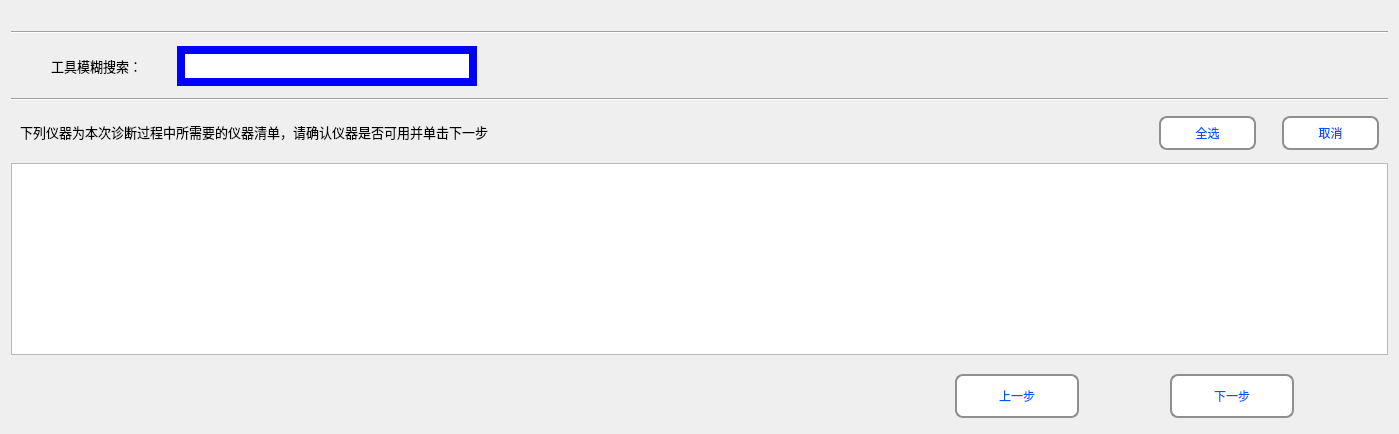
      <widget class="QWidget" name="page_main_select_tool">
       <property name="styleSheet">
        <string notr="true">QWidget#page_main_select_tool{
border-image: url(:/new/prefix1/Diagnosis_Image/BG_new.png);
}

</string>
       </property>
       <layout class="QVBoxLayout" name="verticalLayout_3">
        <item>
         <spacer name="horizontalSpacer_27">
          <property name="orientation">
           <enum>Qt::Horizontal</enum>
          </property>
          <property name="sizeHint" stdset="0">
           <size>
            <width>40</width>
            <height>20</height>
           </size>
          </property>
         </spacer>
        </item>
        <item>
         <widget class="Line" name="line_select_tool_1">
          <property name="orientation">
           <enum>Qt::Horizontal</enum>
          </property>
         </widget>
        </item>
        <item>
         <widget class="QWidget" name="widget_select_tool_1" native="true">
          <property name="maximumSize">
           <size>
            <width>16777215</width>
            <height>60</height>
           </size>
          </property>
          <layout class="QHBoxLayout" name="horizontalLayout_8">
           <property name="leftMargin">
            <number>40</number>
           </property>
           <property name="topMargin">
            <number>6</number>
           </property>
           <property name="rightMargin">
            <number>11</number>
           </property>
           <property name="bottomMargin">
            <number>6</number>
           </property>
           <item>
            <widget class="QLabel" name="label_tool_serch">
             <property name="minimumSize">
              <size>
               <width>120</width>
               <height>40</height>
              </size>
             </property>
             <property name="maximumSize">
              <size>
               <width>120</width>
               <height>40</height>
              </size>
             </property>
             <property name="font">
              <font>
               <family>微软雅黑</family>
               <pointsize>10</pointsize>
              </font>
             </property>
             <property name="text">
              <string>工具模糊搜索：</string>
             </property>
            </widget>
           </item>
           <item>
            <widget class="QLineEdit" name="lineEdit_tool_serch">
             <property name="minimumSize">
              <size>
               <width>300</width>
               <height>40</height>
              </size>
             </property>
             <property name="maximumSize">
              <size>
               <width>300</width>
               <height>16777215</height>
              </size>
             </property>
             <property name="styleSheet">
              <string notr="true">QLineEdit#lineEdit_tool_serch{
    border: 8px solid blue;
	border-image: url(:/new/prefix1/Diagnosis_Image/Search_input.png);}
</string>
             </property>
            </widget>
           </item>
           <item>
            <widget class="QPushButton" name="btn_tool_serch">
             <property name="minimumSize">
              <size>
               <width>40</width>
               <height>40</height>
              </size>
             </property>
             <property name="maximumSize">
              <size>
               <width>40</width>
               <height>40</height>
              </size>
             </property>
             <property name="styleSheet">
              <string notr="true">border-radius:0px;
border-image: url(:/new/prefix1/Diagnosis_Image/Search_icon.png);</string>
             </property>
             <property name="text">
              <string/>
             </property>
             <property name="iconSize">
              <size>
               <width>40</width>
               <height>40</height>
              </size>
             </property>
            </widget>
           </item>
           <item>
            <spacer name="horizontalSpacer_tool_serch">
             <property name="orientation">
              <enum>Qt::Horizontal</enum>
             </property>
             <property name="sizeHint" stdset="0">
              <size>
               <width>374</width>
               <height>20</height>
              </size>
             </property>
            </spacer>
           </item>
          </layout>
         </widget>
        </item>
        <item>
         <widget class="Line" name="line_select_tool_2">
          <property name="orientation">
           <enum>Qt::Horizontal</enum>
          </property>
         </widget>
        </item>
        <item>
         <widget class="QWidget" name="widget_select_tool_2" native="true">
          <property name="minimumSize">
           <size>
            <width>0</width>
            <height>50</height>
           </size>
          </property>
          <property name="maximumSize">
           <size>
            <width>16777215</width>
            <height>50</height>
           </size>
          </property>
          <layout class="QHBoxLayout" name="horizontalLayout_5">
           <item>
            <widget class="QLabel" name="label_tool_select">
             <property name="minimumSize">
              <size>
               <width>650</width>
               <height>30</height>
              </size>
             </property>
             <property name="maximumSize">
              <size>
               <width>650</width>
               <height>30</height>
              </size>
             </property>
             <property name="font">
              <font>
               <family>微软雅黑</family>
               <pointsize>10</pointsize>
               <weight>50</weight>
               <bold>false</bold>
              </font>
             </property>
             <property name="text">
              <string>下列仪器为本次诊断过程中所需要的仪器清单，请确认仪器是否可用并单击下一步</string>
             </property>
            </widget>
           </item>
           <item>
            <spacer name="horizontalSpacer_169">
             <property name="orientation">
              <enum>Qt::Horizontal</enum>
             </property>
             <property name="sizeHint" stdset="0">
              <size>
               <width>483</width>
               <height>20</height>
              </size>
             </property>
            </spacer>
           </item>
           <item>
            <widget class="QToolButton" name="toolButton_tool_select_all">
             <property name="styleSheet">
              <string notr="true">QToolButton { 
    border: 2px solid #8f8f91;
    border-radius: 8px; 
    min-width: 90px;
    min-height: 30px;
	background-color: rgb(255, 255, 255);
	color: rgb(0, 85, 255);
	font: 75 12pt &quot;微软雅黑&quot;;
 }
QToolButton:pressed {
    border: 2px solid #8f8f91;
    border-radius: 6px; 
    background-color: rgb(255, 255, 255);
    min-width: 80px;
    min-height: 30px;
	color: rgb(0, 85, 255);
	font: 75 10pt &quot;微软雅黑&quot;;
}</string>
             </property>
             <property name="text">
              <string>全选</string>
             </property>
            </widget>
           </item>
           <item>
            <spacer name="verticalSpacer">
             <property name="orientation">
              <enum>Qt::Vertical</enum>
             </property>
             <property name="sizeHint" stdset="0">
              <size>
               <width>20</width>
               <height>25</height>
              </size>
             </property>
            </spacer>
           </item>
           <item>
            <widget class="QToolButton" name="toolButton_tool_not_select_all">
             <property name="styleSheet">
              <string notr="true">QToolButton { 
    border: 2px solid #8f8f91;
    border-radius: 8px; 
    min-width: 90px;
    min-height: 30px;
	background-color: rgb(255, 255, 255);
	color: rgb(0, 85, 255);
	font: 75 12pt &quot;微软雅黑&quot;;
 }
QToolButton:pressed {
    border: 2px solid #8f8f91;
    border-radius: 6px; 
    background-color: rgb(255, 255, 255);
    min-width: 80px;
    min-height: 30px;
	color: rgb(0, 85, 255);
	font: 75 10pt &quot;微软雅黑&quot;;
}</string>
             </property>
             <property name="text">
              <string>取消</string>
             </property>
            </widget>
           </item>
          </layout>
         </widget>
        </item>
        <item>
         <widget class="QTableWidget" name="tableWidget_tool_select"/>
        </item>
        <item>
         <widget class="QWidget" name="widget_select_tool_3" native="true">
          <layout class="QHBoxLayout" name="horizontalLayout_10">
           <item>
            <spacer name="horizontalSpacer_156">
             <property name="orientation">
              <enum>Qt::Horizontal</enum>
             </property>
             <property name="sizeHint" stdset="0">
              <size>
               <width>28</width>
               <height>20</height>
              </size>
             </property>
            </spacer>
           </item>
           <item>
            <spacer name="horizontalSpacer_157">
             <property name="orientation">
              <enum>Qt::Horizontal</enum>
             </property>
             <property name="sizeHint" stdset="0">
              <size>
               <width>35</width>
               <height>20</height>
              </size>
             </property>
            </spacer>
           </item>
           <item>
            <spacer name="horizontalSpacer_158">
             <property name="orientation">
              <enum>Qt::Horizontal</enum>
             </property>
             <property name="sizeHint" stdset="0">
              <size>
               <width>17</width>
               <height>20</height>
              </size>
             </property>
            </spacer>
           </item>
           <item>
            <spacer name="horizontalSpacer_159">
             <property name="orientation">
              <enum>Qt::Horizontal</enum>
             </property>
             <property name="sizeHint" stdset="0">
              <size>
               <width>35</width>
               <height>20</height>
              </size>
             </property>
            </spacer>
           </item>
           <item>
            <spacer name="horizontalSpacer_160">
             <property name="orientation">
              <enum>Qt::Horizontal</enum>
             </property>
             <property name="sizeHint" stdset="0">
              <size>
               <width>34</width>
               <height>20</height>
              </size>
             </property>
            </spacer>
           </item>
           <item>
            <spacer name="horizontalSpacer_161">
             <property name="orientation">
              <enum>Qt::Horizontal</enum>
             </property>
             <property name="sizeHint" stdset="0">
              <size>
               <width>35</width>
               <height>20</height>
              </size>
             </property>
            </spacer>
           </item>
           <item>
            <spacer name="horizontalSpacer_162">
             <property name="orientation">
              <enum>Qt::Horizontal</enum>
             </property>
             <property name="sizeHint" stdset="0">
              <size>
               <width>54</width>
               <height>20</height>
              </size>
             </property>
            </spacer>
           </item>
           <item>
            <spacer name="horizontalSpacer_163">
             <property name="orientation">
              <enum>Qt::Horizontal</enum>
             </property>
             <property name="sizeHint" stdset="0">
              <size>
               <width>53</width>
               <height>20</height>
              </size>
             </property>
            </spacer>
           </item>
           <item>
            <spacer name="horizontalSpacer_164">
             <property name="orientation">
              <enum>Qt::Horizontal</enum>
             </property>
             <property name="sizeHint" stdset="0">
              <size>
               <width>44</width>
               <height>20</height>
              </size>
             </property>
            </spacer>
           </item>
           <item>
            <spacer name="horizontalSpacer_165">
             <property name="orientation">
              <enum>Qt::Horizontal</enum>
             </property>
             <property name="sizeHint" stdset="0">
              <size>
               <width>39</width>
               <height>20</height>
              </size>
             </property>
            </spacer>
           </item>
           <item>
            <spacer name="horizontalSpacer_166">
             <property name="orientation">
              <enum>Qt::Horizontal</enum>
             </property>
             <property name="sizeHint" stdset="0">
              <size>
               <width>17</width>
               <height>20</height>
              </size>
             </property>
            </spacer>
           </item>
           <item>
            <widget class="QToolButton" name="toolButton_tool_select_last">
             <property name="minimumSize">
              <size>
               <width>124</width>
               <height>44</height>
              </size>
             </property>
             <property name="maximumSize">
              <size>
               <width>100</width>
               <height>35</height>
              </size>
             </property>
             <property name="styleSheet">
              <string notr="true">QToolButton { 
    border: 2px solid #8f8f91;
    border-radius: 8px; 
    min-width: 120px;
    min-height: 40px;
	background-color: rgb(255, 255, 255);
	color: rgb(0, 85, 255);
	font: 75 12pt &quot;微软雅黑&quot;;
 }
QToolButton:pressed {
    border: 2px solid #8f8f91;
    border-radius: 6px; 
    background-color: rgb(255, 255, 255);
    min-width: 120px;
    min-height: 40px;
	color: rgb(0, 85, 255);
	font: 75 10pt &quot;微软雅黑&quot;;
}</string>
             </property>
             <property name="text">
              <string>上一步</string>
             </property>
            </widget>
           </item>
           <item>
            <spacer name="horizontalSpacer_167">
             <property name="orientation">
              <enum>Qt::Horizontal</enum>
             </property>
             <property name="sizeHint" stdset="0">
              <size>
               <width>34</width>
               <height>20</height>
              </size>
             </property>
            </spacer>
           </item>
           <item>
            <widget class="QToolButton" name="toolButton_tool_select_next">
             <property name="minimumSize">
              <size>
               <width>124</width>
               <height>44</height>
              </size>
             </property>
             <property name="maximumSize">
              <size>
               <width>100</width>
               <height>35</height>
              </size>
             </property>
             <property name="styleSheet">
              <string notr="true">QToolButton { 
    border: 2px solid #8f8f91;
    border-radius: 8px; 
    min-width: 120px;
    min-height: 40px;
	background-color: rgb(255, 255, 255);
	color: rgb(0, 85, 255);
	font: 75 12pt &quot;微软雅黑&quot;;
 }
QToolButton:pressed {
    border: 2px solid #8f8f91;
    border-radius: 6px; 
    background-color: rgb(255, 255, 255);
    min-width: 120px;
    min-height: 40px;
	color: rgb(0, 85, 255);
	font: 75 10pt &quot;微软雅黑&quot;;
}</string>
             </property>
             <property name="text">
              <string>下一步</string>
             </property>
            </widget>
           </item>
           <item>
            <spacer name="horizontalSpacer_168">
             <property name="orientation">
              <enum>Qt::Horizontal</enum>
             </property>
             <property name="sizeHint" stdset="0">
              <size>
               <width>40</width>
               <height>20</height>
              </size>
             </property>
            </spacer>
           </item>
          </layout>
         </widget>
        </item>
       </layout>
      </widget>
